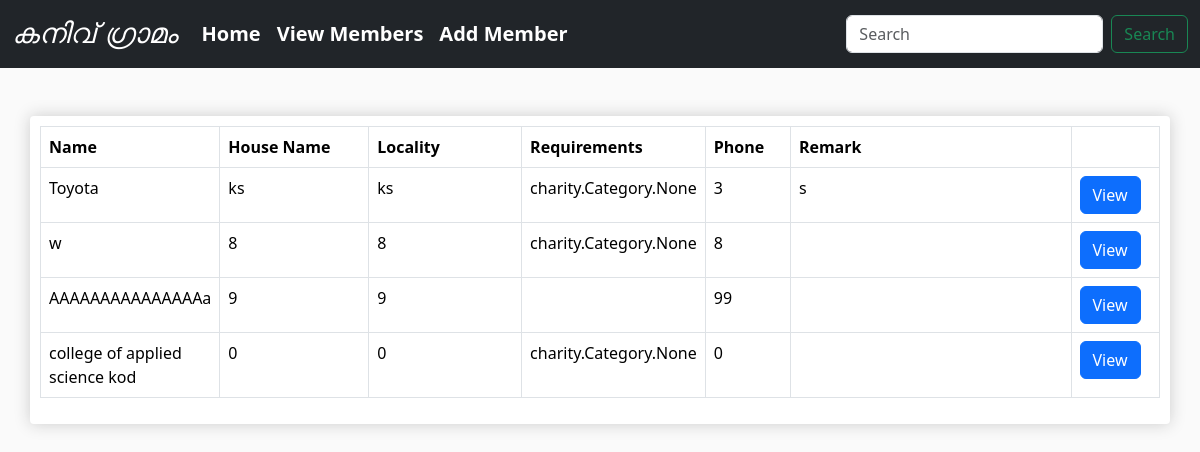
The app's page /members, older data.
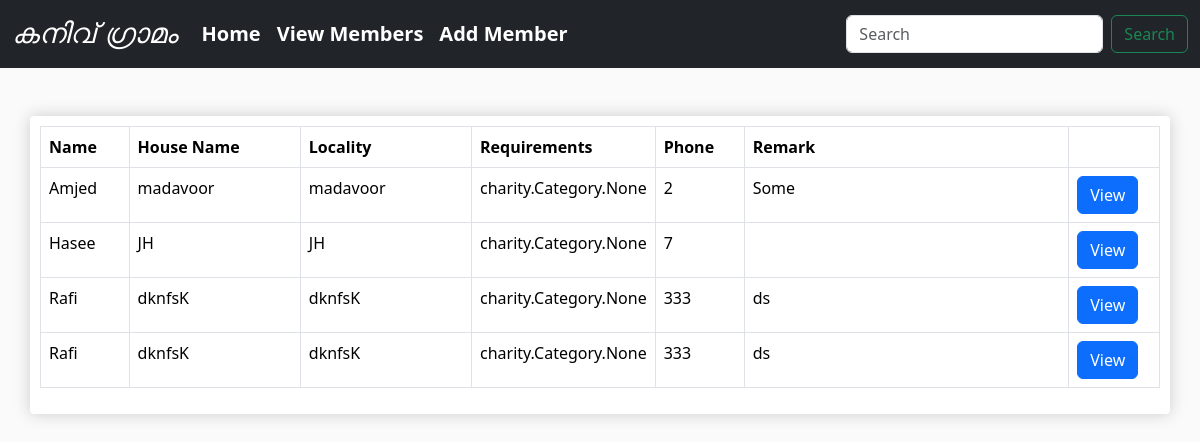
The same page, newer data.
### charity/models.py (models this page shows, shortened)
class Member(models.Model):
    ration_card_status = (
        ('APL', 'APL'),
        ('BPL', 'BPL'),
    )
    name = models.CharField(max_length=30, verbose_name='Name')
    age = models.IntegerField(verbose_name='Age')
    phone = models.PositiveIntegerField(help_text='Enter phone number without country code')
    house_name = models.CharField(max_length=50)
    locality = models.CharField(max_length=50)
    pin_code = models.IntegerField()
    ration_card = models.CharField(choices=ration_card_status, max_length=10)
    annual_income = models.IntegerField()
    job = models.CharField(max_length=50)
    remark = models.TextField(max_length=100, help_text='Max 100 letters', blank=True)

class Requirement(models.Model):
    member = models.ForeignKey(Member, on_delete=models.CASCADE, blank=True)
    requirement = models.ManyToManyField(Category, blank=True,)

### charity/views.py (the view)
# urls.py: path('members', views.view_all_members, name='view-all-members')
def view_all_members(request):
    members = Member.objects.all()
    requirements = Requirement.objects.all()
    for member in members:
        print(member.name)
        for i in member.requirement_set.all():
            print('re:', i.requirement)
    context = {
        'members': members,
        'requirements': requirements,
    }
    return render(request, 'charity/view-all-members.html', context)

### templates/charity/view-all-members.html
{% extends 'base.html' %}
{% block content %}
    <div class="container bg-white box-shadow mt-5">
        <div class="row">
            <div class="table-responsive">
                <table class="table  table-bordered align-top">
                    <thead>
                    <tr>
                        <th>Name</th>
                        <th>House Name</th>
                        <th>Locality</th>
                        <th>Requirements</th>
                        <th>Phone</th>
                        <th>Remark</th>
                        <th></th>
                    </tr>
                    </thead>
                    <tbody>
                    {% for member in members %}
                        <tr>
                            <td class="col-1 col-ld-2">{{ member.name }}</td>
                            <td class="col-1 col-lg-2">{{ member.locality }}</td>
                            <td class="col-1 col-lg-2">{{ member.locality }}</td>
                            <td class="col-1 col-lg-1">
                                {% for i in  member.requirement_set.all %}
                                    {{ i.requirement }}
                                    {% endfor %}
                            </td>
                            <td class="col-1 col-lg-1">{{ member.phone }}</td>
                            <td class="col-7 col-lg-4">{{ member.remark }}</td>
                            <td class="col-1 col-lg-1"><a href="#" class="btn btn-primary">View</a></td>
                        </tr>
                    {% endfor %}
                    </tbody>
                </table>
            </div>
        </div>
    </div>
{% endblock %}

### templates/base.html (shortened to what this page needs)
<!doctype html>
{% load static %}
<html lang="en">
<head>
    <link rel="stylesheet" href="{% static 'css/bootstrap.min.css' %}">
    <link rel="stylesheet" href="{% static  'css/style.css' %}">
</head>
<body  class="">
{% include 'includes/header.html' %}
{% block content %}
{% endblock %}
</body>
</html>

### templates/includes/header.html (shortened to what this page needs)
{% load static %}
<nav class="navbar navbar-expand-lg navbar-dark bg-dark">
    <div class="container-fluid">
        <a class="navbar-brand fs-3 fst-italic" href="#">കനിവ് ഗ്രാമം</a>
        <div class="collapse navbar-collapse" id="navbarTogglerDemo02">
            <ul class="navbar-nav me-auto mb-2 mb-lg-0">
                <li class="nav-item">
                    <a class="nav-link active fs-5 fw-bolder" aria-current="page" href="#">Home</a>
                </li>
                <li class="nav-item">
                    <a class="nav-link active fs-5 fw-bolder" href="#">View Members</a>
                </li>
                <li class="nav-item">
                    <a class="nav-link active fs-5 fw-bolder" href="#">Add Member</a>
                </li>
            </ul>
            <form class="d-flex">
                <input class="form-control me-2" type="search" placeholder="Search" aria-label="Search">
                <button class="btn btn-outline-success" type="submit">Search</button>
            </form>
        </div>
    </div>
</nav>

### static/css/style.css (style rules this page uses)
html body { margin: 0; padding: 0; background-color: hsl(0, 0%, 98%); }
.navbar-brand { font-family: 'Baloo Chettan 2', cursive; }
.box-shadow { box-shadow: hsl(0, 0%, 80%) 0 0 16px; background-color: #fff; border-radius: 4px; padding: 10px; }

Row changes from the older to the newer data that the page shows:
removed Member: name "college of applied science kod", locality "0", phone "0", Requirement (requirement "charity.Category.None")
added Member: name "Amjed", locality "madavoor", phone "2", remark "Some", Requirement (requirement "charity.Category.None")
changed Member: name "Toyota" → "Hasee"; locality "ks" → "JH"; gains Requirement (requirement "charity.Category.None"); phone "3" → "7"; loses Requirement (requirement "charity.Category.None"); remark "s" → (not shown)
changed Member (number 3 of 4 on the later page): name "w" → "Rafi"; locality "8" → "dknfsK"; phone "8" → "333"; remark (not shown) → "ds"; loses Requirement (requirement "charity.Category.None")
added Requirement: requirement "charity.Category.None", shown under Member (number 3 of 4 on the later page)
changed Member (number 4 of 4 on the later page): name "AAAAAAAAAAAAAAAa" → "Rafi"; locality "9" → "dknfsK"; gains Requirement (requirement "charity.Category.None"); phone "99" → "333"; remark (not shown) → "ds"
